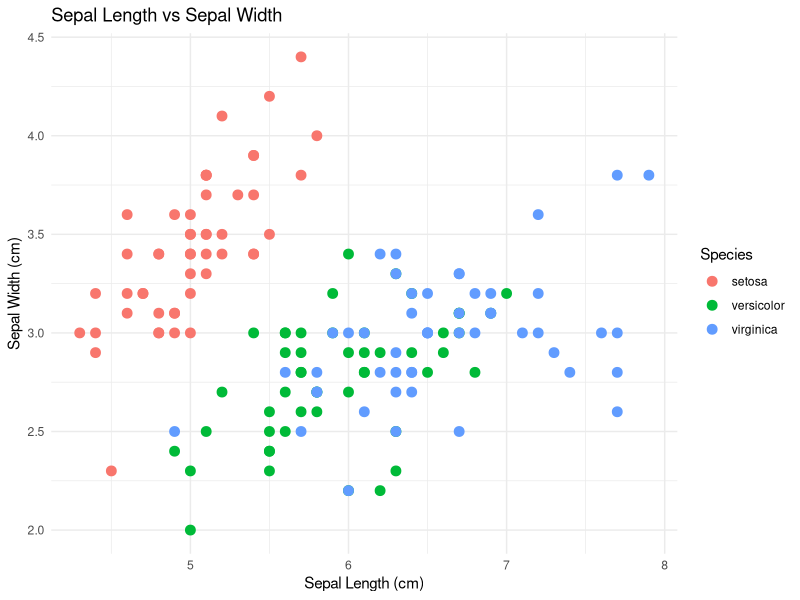
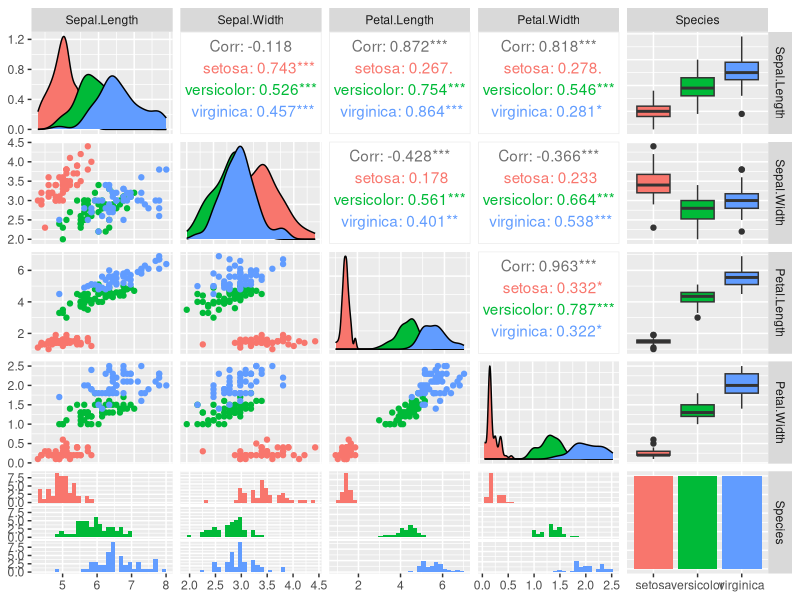
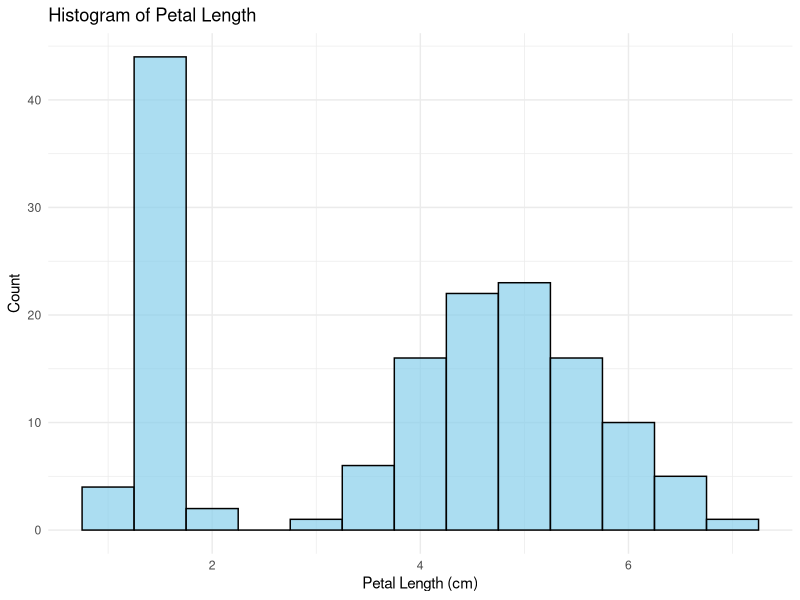

R code for these plots, in order:

library(ggplot2)
library(GGally)  # For pairwise plots

print("K. Sri Harsha Royal")
print("22BCE0893")

# 1. Scatter Plot: Sepal.Length vs Sepal.Width with species differentiation
ggplot(iris, aes(x = Sepal.Length, y = Sepal.Width, color = Species)) +
  geom_point(size = 3) +
  labs(title = "Sepal Length vs Sepal Width",
       x = "Sepal Length (cm)",
       y = "Sepal Width (cm)") +
  theme_minimal()

# 2. Pairwise Plot: Relationships between all numerical variables
ggpairs(iris, aes(color = Species))

# 3. Histogram: Distribution of Petal.Length
ggplot(iris, aes(x = Petal.Length)) +
  geom_histogram(binwidth = 0.5, fill = "skyblue", color = "black", alpha = 0.7) +
  labs(title = "Histogram of Petal Length",
       x = "Petal Length (cm)",
       y = "Count") +
  theme_minimal()
